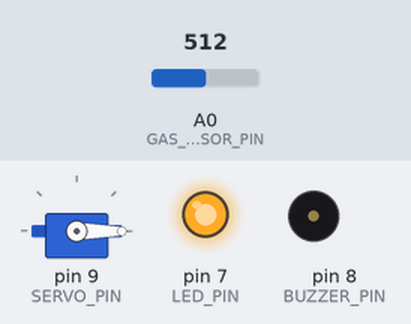
Recording of a sketch running on a simulated Arduino Uno, built with avr-gcc and run on an emulated ATmega328P. Parts: servo, output pins drawn as LEDs (lit = HIGH), buzzer (waves = sounding, pin HIGH). Inputs (shaded band) come from the test bench; at power-on: A0 (GAS_SENSOR_PIN) = 512. What the sketch prints to the serial monitor is not drawn.

Above: at 0.1 s.
At 33.1 s:
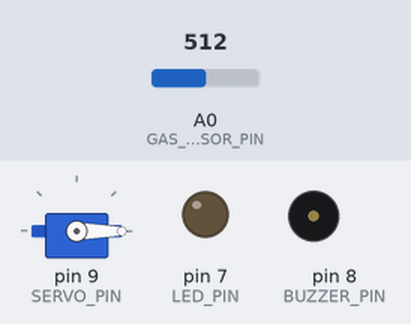
Timing chart, 0 to 34.6 s (numbered marks = the images above):
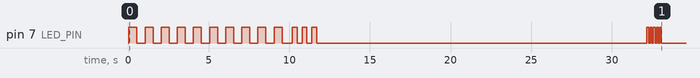

The sketch:

MODIFIED_CODE_FINAL.ino
```cpp
#include <Servo.h>

const int GAS_SENSOR_PIN = A0;
const int LED_PIN = 7;
const int BUZZER_PIN = 8;
const int SERVO_PIN = 9;

const int KITCHEN_MILD = 450;
const int KITCHEN_MODERATE = 550;
const int KITCHEN_DANGEROUS = 700;
const int KITCHEN_EMERGENCY = 900;

int gasValue = 0;
int baselineValue = 0;
int GAS_THRESHOLD = 0;
int newThreshold = 0;
bool alertActive = false;

const unsigned long RECALIBRATE_INTERVAL = 300000;
unsigned long lastRecalibrateTime = 0;

Servo gasValve;

String getDangerLevel() {
  if (gasValue >= KITCHEN_EMERGENCY) return "EMERGENCY";
  else if (gasValue >= KITCHEN_DANGEROUS) return "DANGEROUS";
  else if (gasValue >= KITCHEN_MODERATE) return "MODERATE LEAK";
  else if (gasValue >= KITCHEN_MILD) return "MILD LEAK";
  else return "NORMAL";
}

void alertBeepAndLED() {
  if (gasValue >= KITCHEN_DANGEROUS) {
    Serial.println("CONTINUOUS BUZZ — LED ON");
    unsigned long buzzStart = millis();
    int duration = (gasValue >= KITCHEN_EMERGENCY) ? 5000 : 3000;
    digitalWrite(LED_PIN, HIGH);
    while (millis() - buzzStart < duration) {
      if (analogRead(GAS_SENSOR_PIN) <= GAS_THRESHOLD) {
        digitalWrite(BUZZER_PIN, LOW);
        digitalWrite(LED_PIN, LOW);
        return;
      }
      digitalWrite(BUZZER_PIN, HIGH);
      delay(100);
    }
    digitalWrite(BUZZER_PIN, LOW);
    digitalWrite(LED_PIN, LOW);
    delay(200);
  } else {
    int numberOfBeeps = 0;
    int beepDuration = 500;
    int beepGap = 200;

    if (gasValue >= KITCHEN_MODERATE) numberOfBeeps = 5;
    else if (gasValue >= KITCHEN_MILD) numberOfBeeps = 3;

    Serial.print("Playing ");
    Serial.print(numberOfBeeps);
    Serial.println(" beeps and blinks...");

    for (int i = 0; i < numberOfBeeps; i++) {
      if (analogRead(GAS_SENSOR_PIN) <= GAS_THRESHOLD) {
        digitalWrite(BUZZER_PIN, LOW);
        digitalWrite(LED_PIN, LOW);
        return;
      }
      digitalWrite(BUZZER_PIN, HIGH);
      digitalWrite(LED_PIN, HIGH);
      delay(beepDuration);
      digitalWrite(BUZZER_PIN, LOW);
      digitalWrite(LED_PIN, LOW);
      delay(beepGap);
    }
    delay(500);
  }
}

int calculateThreshold(int baseline) {
  if (baseline <= 150) return baseline + 50;
  else if (baseline <= 200) return baseline + 60;
  else if (baseline <= 300) return baseline + 70;
  else if (baseline <= 400) return baseline + 80;
  else if (baseline <= 500) return baseline + 90;
  else return baseline + 100;
}

void calibrateSensor() {
  Serial.println("==============================");
  Serial.println("  LPG Kitchen Safety System   ");
  Serial.println("==============================");
  Serial.println("Calibrating sensor...");
  Serial.println("Make sure no gas is present!");
  Serial.println("==============================");

  for (int i = 0; i < 3; i++) {
    digitalWrite(LED_PIN, HIGH);
    delay(300);
    digitalWrite(LED_PIN, LOW);
    delay(300);
  }

  long total = 0;
  int minValue = 1023;
  int maxValue = 0;

  for (int i = 0; i < 20; i++) {
    int reading = analogRead(GAS_SENSOR_PIN);
    total += reading;
    if (reading < minValue) minValue = reading;
    if (reading > maxValue) maxValue = reading;
    Serial.print("Reading ");
    if (i + 1 < 10) Serial.print("0");
    Serial.print(i + 1);
    Serial.print(" : ");
    Serial.println(reading);
    delay(1000);
  }

  baselineValue = total / 20;
  int variance = maxValue - minValue;
  GAS_THRESHOLD = calculateThreshold(baselineValue);

  if (variance <= 20) Serial.println("Environment: Very stable");
  else if (variance <= 50) Serial.println("Environment: Moderately stable");
  else if (variance <= 100) Serial.println("Environment: Slightly unstable");
  else Serial.println("Environment: Unstable");

  Serial.println("==============================");
  Serial.print("Baseline average : ");
  Serial.println(baselineValue);
  Serial.print("Minimum reading  : ");
  Serial.println(minValue);
  Serial.print("Maximum reading  : ");
  Serial.println(maxValue);
  Serial.print("Variance         : ");
  Serial.println(variance);
  Serial.print("Threshold set to : ");
  Serial.println(GAS_THRESHOLD);
  Serial.println("==============================");
  Serial.println("Calibration complete!");

  for (int i = 0; i < 5; i++) {
    digitalWrite(LED_PIN, HIGH);
    delay(100);
    digitalWrite(LED_PIN, LOW);
    delay(100);
  }

  lastRecalibrateTime = millis();
}

void dynamicRecalibrate() {
  if (alertActive) {
    Serial.println("Skipping recalibration — gas detected.");
    return;
  }

  Serial.println("==============================");
  Serial.println("Dynamic recalibration started...");

  long total = 0;
  for (int i = 0; i < 5; i++) {
    total += analogRead(GAS_SENSOR_PIN);
    delay(200);
  }

  int newBaseline = total / 5;
  newThreshold = calculateThreshold(newBaseline);

  Serial.print("Old threshold    : ");
  Serial.println(GAS_THRESHOLD);
  Serial.print("New threshold    : ");
  Serial.println(newThreshold);

  int difference = newThreshold - GAS_THRESHOLD;
  int gradualStep = difference * 0.2;

  if (difference > 0 && gradualStep == 0) gradualStep = 1;
  if (difference < 0 && gradualStep == 0) gradualStep = -1;

  GAS_THRESHOLD = GAS_THRESHOLD + gradualStep;
  baselineValue = newBaseline;

  Serial.print("Threshold adjusted to : ");
  Serial.println(GAS_THRESHOLD);
  Serial.println("==============================");

  lastRecalibrateTime = millis();
}

void setup() {
  Serial.begin(9600);

  pinMode(LED_PIN, OUTPUT);
  pinMode(BUZZER_PIN, OUTPUT);

  digitalWrite(LED_PIN, LOW);
  digitalWrite(BUZZER_PIN, LOW);

  gasValve.attach(SERVO_PIN);
  gasValve.write(0);
  Serial.println("Servo initialized — Valve open at 0 degrees.");

  Serial.println("System starting...");
  Serial.println("Warming up sensor...");
  Serial.println("Please wait 10 seconds...");

  for (int i = 0; i < 10; i++) {
    digitalWrite(LED_PIN, HIGH);
    delay(500);
    digitalWrite(LED_PIN, LOW);
    delay(500);
    Serial.print("Warmup: ");
    Serial.print(i + 1);
    Serial.println(" seconds");
  }

  calibrateSensor();

  Serial.println("==============================");
  Serial.println("Monitoring kitchen gas levels");
  Serial.println("Next recalibration in 5 mins");
  Serial.println("==============================");
}

void loop() {
  gasValue = analogRead(GAS_SENSOR_PIN);

  Serial.print("Gas level: ");
  Serial.print(gasValue);
  Serial.print("   Threshold: ");
  Serial.print(GAS_THRESHOLD);
  Serial.print("   Status: ");
  Serial.println(getDangerLevel());

  if (gasValue > GAS_THRESHOLD) {
    alertActive = true;

    // Servo closes valve at 90 degrees
    gasValve.write(90);
    delay(300);

    Serial.print("WARNING — ");
    Serial.println(getDangerLevel());
    Serial.println("Valve closed!");

    // Buzzer and LED alert
    alertBeepAndLED();
  }

  if (gasValue <= GAS_THRESHOLD && alertActive) {
    alertActive = false;
    digitalWrite(LED_PIN, LOW);
    digitalWrite(BUZZER_PIN, LOW);

    // Servo opens valve back to 0 degrees
    gasValve.write(0);
    delay(300);

    Serial.println("Gas cleared.");
    Serial.println("Valve opened.");
    Serial.println("Kitchen monitoring resumed.");
    Serial.println("==============================");
  }

  if (gasValue <= GAS_THRESHOLD && !alertActive) {
    Serial.println("Kitchen safe. No gas detected.");
  }

  unsigned long currentTime = millis();
  if (currentTime - lastRecalibrateTime >= RECALIBRATE_INTERVAL) {
    dynamicRecalibrate();
  }

  delay(500);
}
```
